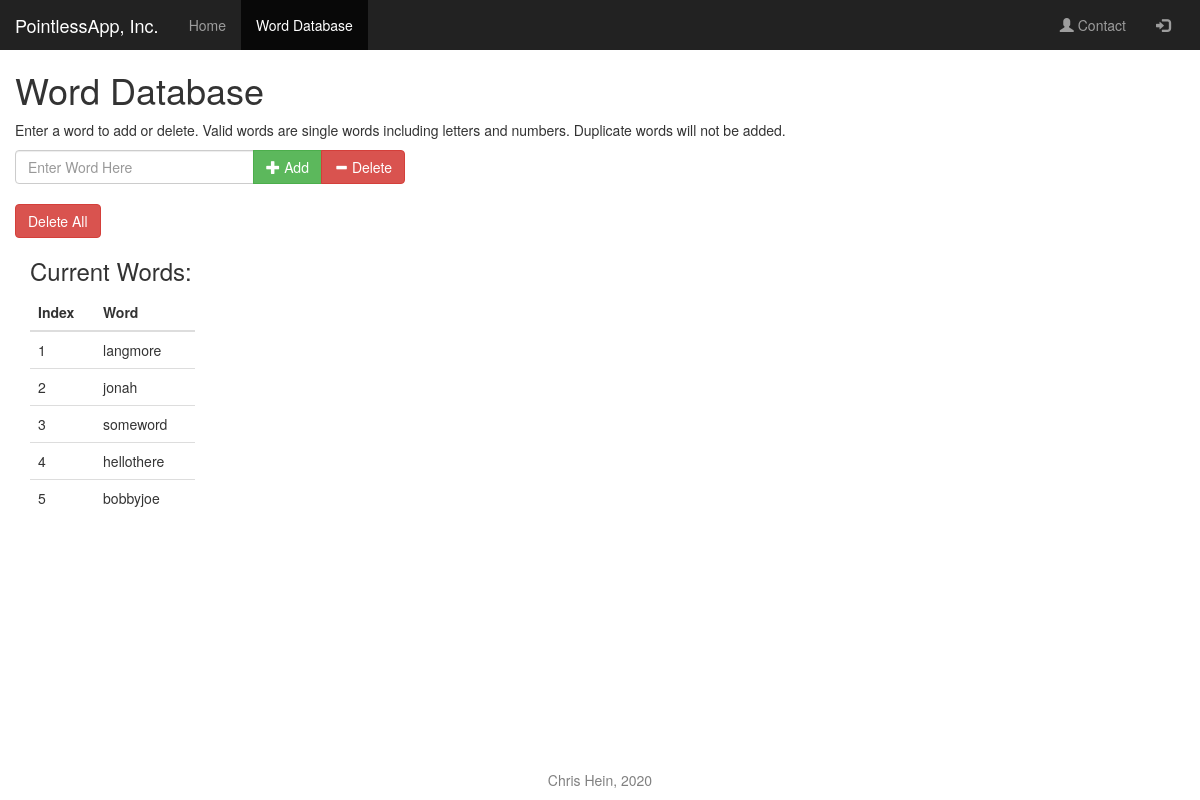
/words, run on an earlier commit of the app's database.
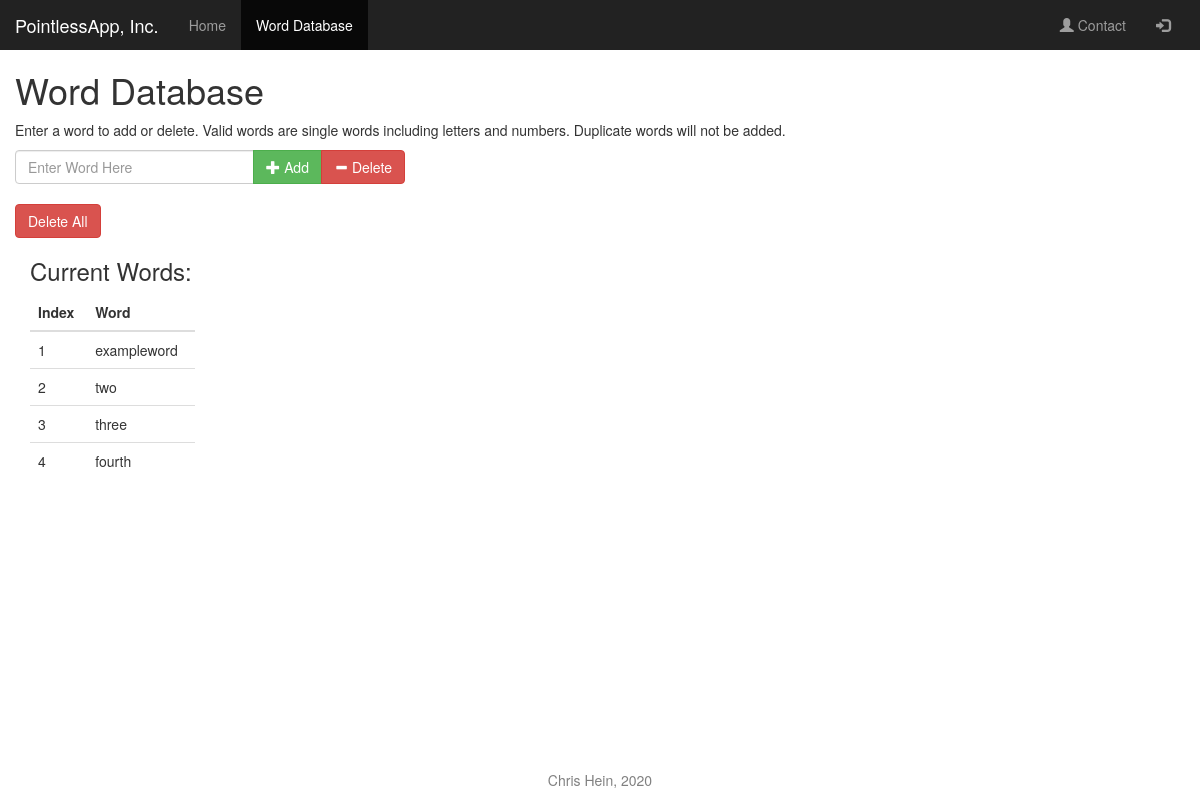
And on a later commit of the database.
### tables this page shows
CREATE TABLE words (
    id integer primary key autoincrement,
    word text not null
);

### main.py (the view, shortened to what this page needs)
@app.route('/words', methods=['GET','POST'])
def words():
    title = 'words'
    wordTable = getWordTable() # table in list
    return render_template('words.html', wordTable = wordTable, title=title)

### main.py (called while the page is built)
def getWordTable():
    con = sqlite3.connect(DATABASE)
    cur = con.cursor()
    cur.execute("SELECT * FROM words;")
    wordTable = cur.fetchall()
    con.close()
    return wordTable

### templates/words.html
{% extends 'base.html' %}
{% block sub_content %}
<div class="col-sm-12">
  <h1 class="">Word Database</h1>
    <p>Enter a word to add or delete. Valid words are single words including letters and numbers. Duplicate words will not be added.</p>
    <form class="" method="POST">
      <div class="input-group col-sm-4">
        <input type="text" class="form-control" placeholder="Enter Word Here" name="inputWord">
        <div class="input-group-btn">
          <button class="btn btn-success" type="submit" name="submit-button" value="add">
            <span class="glyphicon glyphicon-plus"></span> Add
          </button>
          <button class="btn btn-danger" type="submit" name="submit-button" value="delete">
            <span class="glyphicon glyphicon-minus"></span> Delete
          </button>
        </div>
      </div>
      <div class="col-sm-12">&nbsp;</div>
      <button class="btn btn-danger" type="submit" name="submit-button" value="delete_all">Delete All</button>
    </form>
</div>
<div class="col-sm-12">
  <div class="db_results col-sm-2">
    <h3>Current Words:</h3>
    {% if wordTable %}
    <div class="">
      <table class="table">
        <thead>
          <tr>
            <th>Index</th>
            <th>Word</th>
          </tr>
        </thead>
        {% for row in wordTable %}
        <tr>
          <td>{{ loop.index }}</td>
          <td>{{ row[1] }}</td>
        </tr>
        {% endfor %}
      </table>
    </div>
    {% else %}
    <p>No words in database! Please add a word.</p>
    {% endif %}
  </div>
</div>
{% endblock %}

What changed in the data, as far as the page shows it:
removed words: word "bobbyjoe"
changed words: word "langmore" → "exampleword"
changed words: word "jonah" → "two"
changed words: word "someword" → "three"
changed words: word "hellothere" → "fourth"
